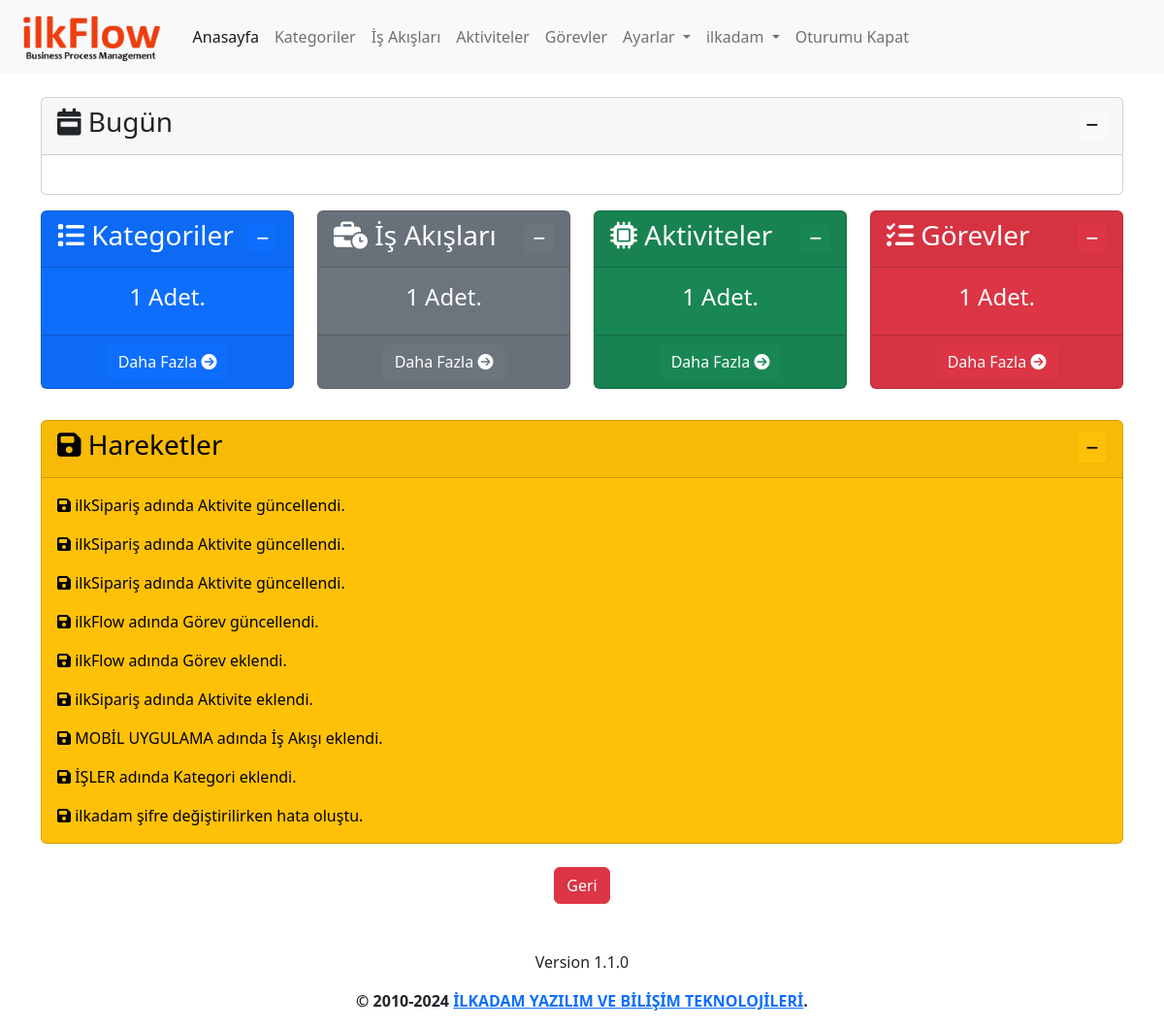
The app's page / (signed in) with its own data.
### log/models.py (models this page shows, shortened)
class Log(models.Model):
    logger_name = models.CharField(max_length=100,verbose_name='Loglayıcı Adı')
    level = models.PositiveSmallIntegerField(choices=LOG_LEVELS, default=logging.ERROR, db_index=True,verbose_name='Seviye')
    msg = models.TextField(verbose_name='Mesaj')
    trace = models.TextField(blank=True, null=True,verbose_name='Yığın')
    create_datetime = models.DateTimeField(auto_now_add=True, verbose_name='Oluşturulma Zamanı')
    user=models.ForeignKey(User,on_delete=models.CASCADE,verbose_name='Kullanıcı', blank=True, null=True)
    class Meta:
        ordering = ('-create_datetime',)
        verbose_name = 'Log'
        verbose_name_plural ='Loglar'

### app/views.py (the view)
# urls.py: path('', views.index, name='index'),
@login_required(login_url='/user/login/')
def index(request):
    category_count=Category.objects.filter(user=request.user).count()
    process_count=Process.objects.filter(user=request.user).count()
    activity_count=Activity.objects.filter(user=request.user).count()
    task_count=Task.objects.filter(user=request.user).count()
    user_activities=Log.objects.filter(user=request.user)[:10]
    context={
        'category_count':category_count,
        'process_count':process_count,
        'activity_count':activity_count,
        'task_count':task_count,
        'user_activities':user_activities
    }
    return render(request, 'app/index.html', context)

### templates/app/index.html (shortened to what this page needs)
{% extends 'layout.html' %}
{% load humanize %}
{% block content %}
<div class="row mt-3">
    <div class="col">
        <div class="card">
            <div class="card-header">
                <h3 class="card-title">
                    <i class="fa-solid fa-calendar-week"></i>
                    Bugün
                    <div class="float-end">
                        <button class="btn btn-light btn-sm" type="button" data-bs-toggle="collapse"
                            data-bs-target="#collapseZaman" aria-expanded="false" aria-controls="collapseZaman">
                            <i class="fa-solid fa-minus"></i>
                        </button>
                    </div>
                </h3>
            </div>
            <div class="collapse show" id="collapseZaman">
                <div class="card-body text-center">
                </div>
            </div>
        </div>
    </div>
</div>
<div class="row mt-3">
    <div class="col-lg-3 col-md-6 mb-3">
        <div class="card text-bg-primary" style="max-width: 18rem;">
            <div class="card-header">
                <h3 class="card-title">
                    <i class="fa-solid fa-list"></i>
                    Kategoriler
                    <div class="float-end">
                        <button class="btn btn-primary btn-sm" type="button" data-bs-toggle="collapse"
                            data-bs-target="#collapseKategori" aria-expanded="false" aria-controls="collapseKategori">
                            <i class="fa-solid fa-minus"></i>
                        </button>
                    </div>
                </h3>
            </div>
            <div class="collapse show" id="collapseKategori">
                <div class="card-body text-center">
                    <h4 class="card-title">{{ category_count }} Adet.</h5>
                </div>
                <div class="card-footer text-center">
                    <a class="btn btn-primary" href="{% url 'category' %}">
                        Daha Fazla
                        <i class="fa-solid fa-circle-arrow-right"></i>
                    </a>
                </div>
            </div>
        </div>
    </div>
    <div class="col-lg-3 col-md-6 mb-3">
        <div class="card text-bg-secondary" style="max-width: 18rem;">
            <div class="card-header">
                <h3 class="card-title">
                    <i class="fa-solid fa-business-time"></i>
                    İş Akışları
                    <div class="float-end">
                        <button class="btn btn-secondary btn-sm" type="button" data-bs-toggle="collapse"
                            data-bs-target="#collapseIsAkis" aria-expanded="false" aria-controls="collapseIsAkis">
                            <i class="fa-solid fa-minus"></i>
                        </button>
                    </div>
                </h3>
            </div>
            <div class="collapse show" id="collapseIsAkis">
                <div class="card-body text-center">
                    <h4 class="card-title">{{ process_count }} Adet.</h5>
                </div>
                <div class="card-footer text-center">
                    <a class="btn btn-secondary" href="{% url 'process' %}">
                        Daha Fazla
                        <i class="fa-solid fa-circle-arrow-right"></i>
                    </a>
                </div>
            </div>
        </div>
    </div>
    <div class="col-lg-3 col-md-6 mb-3">
        <div class="card text-bg-success" style="max-width: 18rem;">
            <div class="card-header">
                <h3 class="card-title">
                    <i class="fa-solid fa-microchip"></i>
                    Aktiviteler
                    <div class="float-end">
                        <button class="btn btn-success btn-sm" type="button" data-bs-toggle="collapse"
                            data-bs-target="#collapseAktivite" aria-expanded="false" aria-controls="collapseAktivite">
                            <i class="fa-solid fa-minus"></i>
                        </button>
                    </div>
                </h3>
            </div>
            <div class="collapse show" id="collapseAktivite">
                <div class="card-body text-center">
                    <h4 class="card-title">{{ activity_count }} Adet.</h5>
                </div>
                <div class="card-footer text-center">
                    <a class="btn btn-success" href="{% url 'activity' %}">
                        Daha Fazla
                        <i class="fa-solid fa-circle-arrow-right"></i>
                    </a>
                </div>
            </div>
        </div>
    </div>
    <div class="col-lg-3 col-md-6 mb-3">
        <div class="card text-bg-danger" style="max-width: 18rem;">
            <div class="card-header">
                <h3 class="card-title">
                    <i class="fa-solid fa-list-check"></i>
                    Görevler
                    <div class="float-end">
                        <button class="btn btn-danger btn-sm" type="button" data-bs-toggle="collapse"
                            data-bs-target="#collapseGorev" aria-expanded="false" aria-controls="collapseGorev">
                            <i class="fa-solid fa-minus"></i>
                        </button>
                    </div>
                </h3>
            </div>
            <div class="collapse show" id="collapseGorev">
                <div class="card-body text-center">
                    <h4 class="card-title">{{ task_count }} Adet.</h5>
                </div>
                <div class="card-footer text-center">
                    <a class="btn btn-danger" href="{% url 'task' %}">
                        Daha Fazla
                        <i class="fa-solid fa-circle-arrow-right"></i>
                    </a>
                </div>
            </div>
        </div>
    </div>
</div>
<div class="row mt-3">
    <div class="col-md-12">
        <div class="card text-bg-warning">
            <div class="card-header">
                <h3 class="card-title">
                    <i class="fa-solid fa-floppy-disk"></i>
                    Hareketler
                    <div class="float-end">
                        <button class="btn btn-warning btn-sm" type="button" data-bs-toggle="collapse"
                            data-bs-target="#collapseHareketler" aria-expanded="false"
                            aria-controls="collapseHareketler">
                            <i class="fa-solid fa-minus"></i>
                        </button>
                    </div>
                </h3>
            </div>
            <div class="collapse show" id="collapseHareketler">
                <div class="card-body">
                    {% for user_activity in user_activities %}
                    <p class="card-text"><i class="fa-solid fa-floppy-disk"></i> {{ user_activity.msg }}</p>
                    {% endfor %}
                </div>
            </div>
        </div>
    </div>
</div>
{% endblock %}

### templates/layout.html (shortened to what this page needs)
{% load static %}
<!doctype html>
<html lang="tr">
<head>
  <link href="https://cdn.jsdelivr.net/npm/bootstrap@5.2.2/dist/css/bootstrap.min.css" rel="stylesheet"
>
  <link rel="stylesheet" type="text/css" href="https://cdn.datatables.net/1.12.1/css/dataTables.bootstrap5.min.css">
  <link rel="stylesheet" type="text/css"
    href="https://cdn.datatables.net/responsive/2.3.0/css/responsive.dataTables.min.css">
  <link rel="stylesheet" type="text/css" href="https://cdn.datatables.net/buttons/2.2.3/css/buttons.bootstrap5.min.css">
  <link href="https://cdn.jsdelivr.net/npm/summernote@0.8.18/dist/summernote-lite.min.css" rel="stylesheet">
  <link href="https://cdn.jsdelivr.net/npm/select2@4.1.0-rc.0/dist/css/select2.min.css" rel="stylesheet" />
  <link rel="stylesheet" href="{% static 'css/ilkflow.css' %}">
</head>
<body>
  <header>
    <nav class="navbar navbar-expand-lg bg-light">
      <div class="container-fluid">
        <a class="navbar-brand" href="{% url 'index' %}">
          <img class="logo" src="{% static 'img/logo-text.png' %}" alt="JeFlow">
        </a>
        <div class="collapse navbar-collapse" id="navbarNavDropdown">
          <ul class="navbar-nav">
            <li class="nav-item">
              <a class="nav-link active" aria-current="page" href="{% url 'index' %}">Anasayfa</a>
            </li>
            {% if user.is_authenticated %}
            <li class="nav-item">
              <a class="nav-link" href="{% url 'category' %}">Kategoriler</a>
            </li>
            <li class="nav-item">
              <a class="nav-link" href="{% url 'process' %}">İş Akışları</a>
            </li>
            <li class="nav-item">
              <a class="nav-link" href="{% url 'activity' %}">Aktiviteler</a>
            </li>
            <li class="nav-item">
              <a class="nav-link" href="{% url 'task' %}">Görevler</a>
            </li>
            <li class="nav-item dropdown">
              <a class="nav-link dropdown-toggle" href="{% url 'settings' %}" role="button" data-bs-toggle="dropdown"
                aria-expanded="false">
                Ayarlar
              </a>
            </li>
            <li class="nav-item dropdown">
              <a class="nav-link dropdown-toggle" href="{% url 'profile' %}" role="button" data-bs-toggle="dropdown"
                aria-expanded="false">
                {{ user }}
              </a>
            </li>
            <li class="nav-item">
              <a class="nav-link" href="javascript:{document.getElementById('logout').submit()}">Oturumu Kapat</a>
            </li>
            {% else %}
            <li class="nav-item">
              <a class="nav-link" href="{% url 'register' %}">Kayıt Ol</a>
            </li>
            {% endif %}
          </ul>
        </div>
      </div>
    </nav>
  </header>
  <main>
    <div class="container mt-4">
      {% block content %}
      {% endblock %}
      <div class="d-flex justify-content-center mt-4">
        <button class="btn btn-danger" onclick="history.back()">Geri</button>
      </div>
    </div>
  </main>
  <footer class="mt-5">
    <div class="d-flex flex-column justify-content-center align-items-center">
      <p>{% include 'partials/_version.html' %}</p>
      <p><strong>&copy; 2010-2024 <a href="https://ilkadam.com.tr" target="_blank">İLKADAM YAZILIM VE BİLİŞİM TEKNOLOJİLERİ</a>.</strong></p>
    </div>
  </footer>
</body>
</html>

### static/css/ilkflow.css (style rules this page uses)
img.logo { height: 50px; }

### records on screen
Log: msg "ilkSipariş adında Aktivite güncellendi."
Log: msg "ilkSipariş adında Aktivite güncellendi."
Log: msg "ilkSipariş adında Aktivite güncellendi."
Log: msg "ilkFlow adında Görev güncellendi."
Log: msg "ilkFlow adında Görev eklendi."
Log: msg "ilkSipariş adında Aktivite eklendi."
Log: msg "MOBİL UYGULAMA adında İş Akışı eklendi."
Log: msg "İŞLER adında Kategori eklendi."
Log: msg "ilkadam şifre değiştirilirken hata oluştu."

### other values on screen
{{ user }} "ilkadam"
{{ category_count }} "1"
{{ process_count }} "1"
{{ activity_count }} "1"
{{ task_count }} "1"
